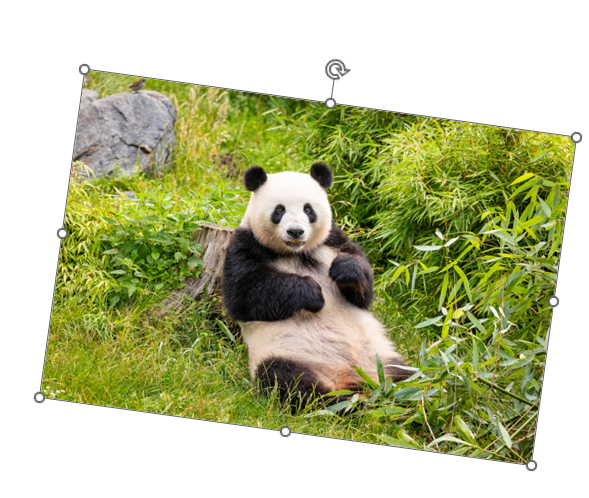
//> input picture panda1.png, 589 x 498 px
$ ./main   (built with g++ and OpenCV 4)
//> lines starting //> are read from the running program, lines starting //| are printed output that depends on the picture
#include "iostream"
#include <opencv2/opencv.hpp>
// #include <opencv2/xfeatures2d/nonfree.hpp>
#include "ceres/ceres.h"
#include "opencv2/features2d.hpp"
#include<fstream>


// [16 lines left out: function chooseGood, not called in this run]

std::vector<int> agsort(const std::vector<cv::DMatch> &array)
{
    // // 配列のインデックス indiecs = {0, 1, 2, 3, 4} を作成する。
    std::vector<int> indices(array.size());
    std::iota(indices.begin(), indices.end(), 0);

    // ソートする。
    std::sort(indices.begin(), indices.end(), [&array](size_t i1, size_t i2) {
        return array[i1].distance < array[i2].distance;
    });
    return indices;
}

void detection(const std::string path_img1,
               const std::string path_img2,
               std::vector<cv::KeyPoint> &kp1,
               std::vector<cv::KeyPoint> &kp2,
               cv::Mat &des1,
               cv::Mat &des2,
               std::vector<cv::DMatch> &good_matches)
{
//> called with path_img1 = "/home/panda1.png", path_img2 = "/home/panda2.png"
    // std::string path_img1 = "/home/panda1.png";
    // std::string path_img2 = "/home/panda2.png";

    cv::Mat img1 = cv::imread(path_img1);
//> img1 is the input picture: 498 rows x 589 cols, CV_8UC3; mean B, G, R 147.9, 189.5, 184.8
    cv::Mat img2 = cv::imread(path_img2);
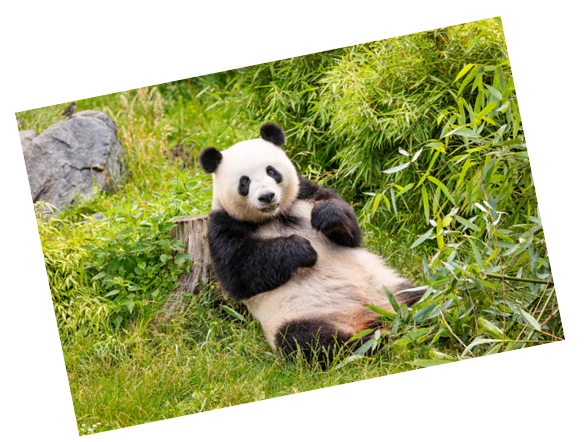
//> input picture panda2.png, 586 x 442 px
//> img2 is the input picture: 442 rows x 586 cols, CV_8UC3; mean B, G, R 134.8, 182.1, 176.7

    auto detector = cv::SIFT::create();
    // [4 lines of commented-out code are left out]

    detector->detect(img1, kp1);
//> kp1 = 3320 keypoints; strongest (x, y, size): (308, 208, 7.1), (453, 320, 2.4), (278, 212, 9.8), (320, 173, 12.7)
    detector->detect(img2, kp2);
//> kp2 = 3265 keypoints; strongest (x, y, size): (563, 337, 2.2), (270, 171, 7), (521, 124, 2.1), (520, 132, 3.7)

    detector->compute(img1, kp1, des1);
    detector->compute(img2, kp2, des2);

    std::vector<cv::DMatch> matches;
    // 1. ------------
    auto matcher = cv::BFMatcher::create(cv::NORM_L2);
    matcher->match(des1, des2, matches); //# 成功
//> matches = 3320 matches
    // 1. ------------


    double max_dist = 0.0, min_dist = 10.0;
    // std::vector<cv::DMatch> good_matches;
    auto match_index = agsort(matches);
//> in agsort, `std::iota(indices.begin(), indices.end(), 0);`: indices = 3320 values from 0 to 3319
//> in agsort, `std::sort(indices.begin(), indices.end(), [&array](size_t i1, size_t i..`: indices = 3320 values, max 3319 at index 3029, min 0 at index 2266, mean 1659.5
//> match_index has the same summary as indices in agsort
    for (int i=0; i<5;i++)
    {
        good_matches.push_back(matches[match_index[i]]);
    }


    cv::Mat img_matches;
    cv::drawMatches(img1, kp1, img2, kp2, good_matches, img_matches
            // cv::calar::all(-1), cv::Scalar::all(-1),
            //    std::vector<char>(), cv::DrawMatchesFlags::NOT_DRAW_SINGLE_POINTS
    );
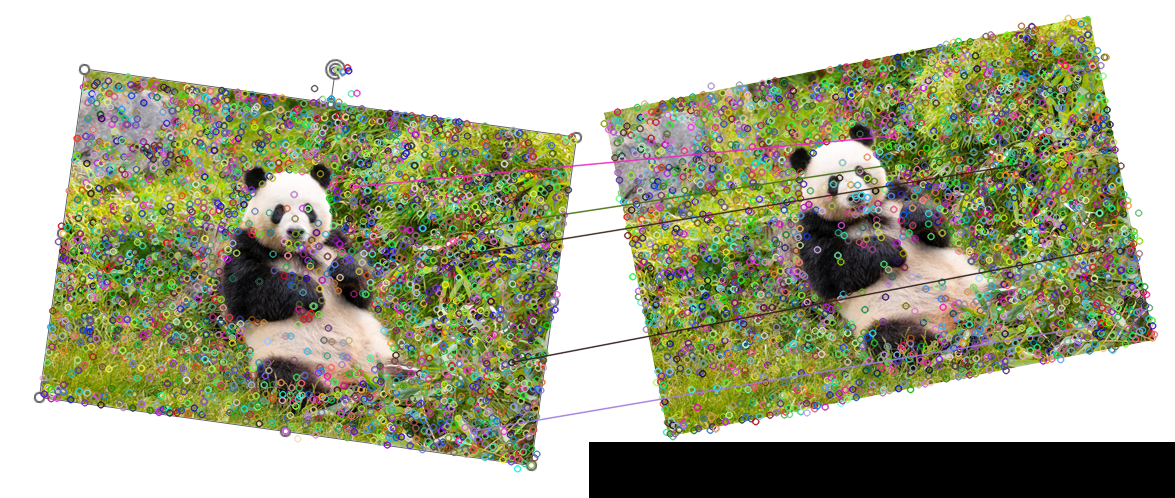
//> img_matches: 498 rows x 1175 cols, CV_8UC3; mean B, G, R 146, 172.6, 169.9
    cv::imwrite("/home/test.jpg", img_matches);
}


// findhomography を見つける
// [103 lines left out: functions detection_demo01, save_matrix, good_kp, get_homography, not called in this run]

void get_homography(
    const std::vector<cv::KeyPoint> kp1,
    const std::vector<cv::KeyPoint> kp2,
    const std::vector<cv::DMatch> good_matches,
    std::vector<cv::Point2f> &match_point_pre,
    std::vector<cv::Point2f> &match_point2_next,
    cv::Mat &homo_mat
)
{
    // std::vector<cv::Point2f> match_point_pre, match_point2_next;
    for (auto &it: good_matches)
    {
        match_point_pre.push_back(kp1[it.queryIdx].pt);
        match_point2_next.push_back(kp2[it.trainIdx].pt);
    }
    std::vector<std::vector<cv::Point2f>> wrap_pre, wrap_next;

    // cv::Mat homo_mat;
    cv::findHomography(match_point_pre, match_point2_next, homo_mat, cv::RANSAC, 3);
}

int main()
{
    // std::vector<cv::KeyPoint> kp1, kp2;
    // cv::Mat des1, des2;
    std::string path_img1 = "/home/panda1.png";
    std::string path_img2 = "/home/panda2.png";


    std::vector<cv::KeyPoint> kp1, kp2;
    cv::Mat des1, des2;
    std::vector<cv::DMatch> good_matches;
    detection(path_img1, path_img2, kp1, kp2, des1, des2, good_matches);
//> good_matches = 5 matches

    // TODO homography 探す
    std::vector<cv::Point2f> match_point_pre, match_point2_next;
    cv::Mat homo_mat;
    get_homography(kp1, kp2, good_matches,  match_point_pre, match_point2_next, homo_mat);
//> the loop in get_homography, `for (auto &it: good_matches)` made 5 passes
//> in get_homography, `cv::findHomography(match_point_pre, match_point2_next, homo_mat, cv::R..`: homo_mat = [1, 1, 1, 1, 1]
//> match_point_pre = 5 Points (x, y): [511.2, 362.1], [462, 254.8], [473.6, 430.5], [351.9, 186.2], [443.2, 232.1]; match_point2_next = 5 Points (x, y): [513.1, 249], [431.5, 163.8], [500.1, 325.9], [305, 135.2], [406.2, 148.6]; homo_mat = [1, 1, 1, 1, 1]

    // TODO blend
    //


}
